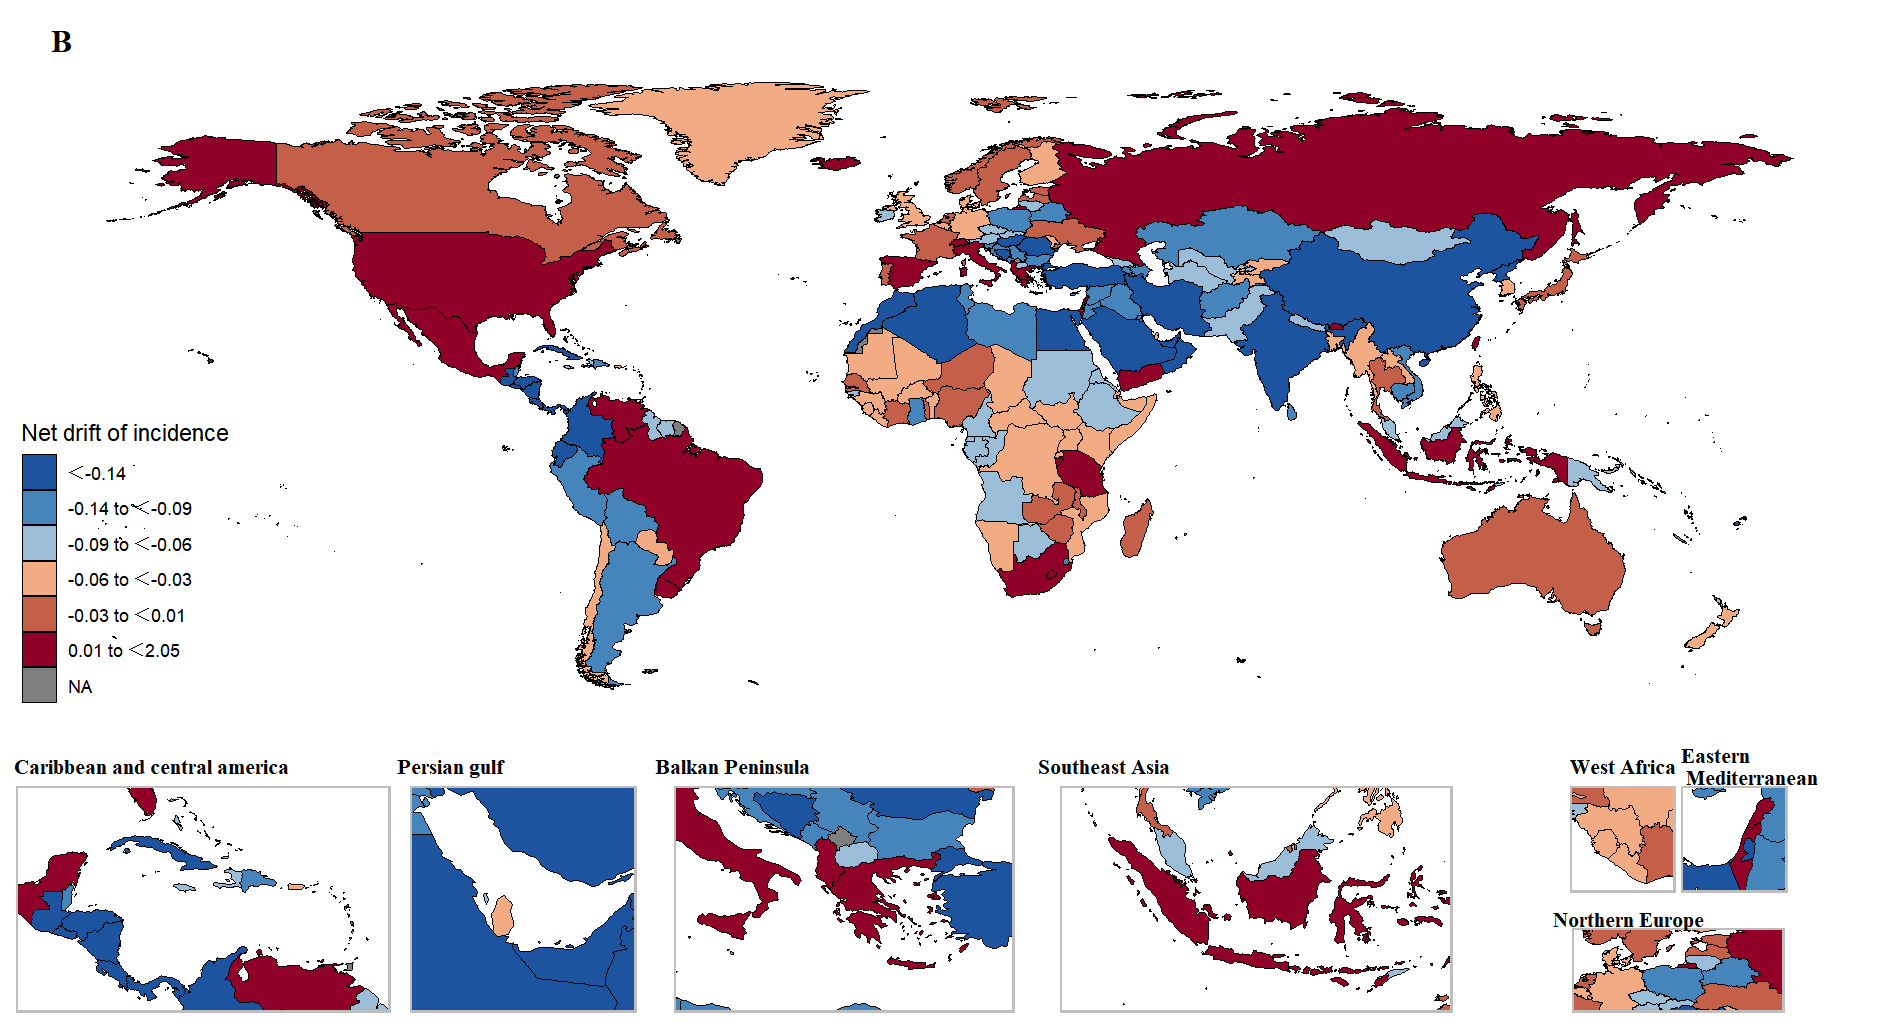

Write the R code that produced this figure.
#Source：Doi: 10.1016/j.jinf.2024.106250
#Date：2024-11-23
#Code: Yu Wang

library(ggmap)
library(maps)
library(dplyr)
library(readr)
EC <- read.csv("D:/map-style03-data-github.csv",header = T)  
APC_2021 <- subset(EC,EC$year=='1990-2021' & 
                     EC$metric== 'APC') 
APC_2021$val <- round(APC_2021$val,2) 
APC_2021$lower <- round(APC_2021$lower,2) 
APC_2021$upper <- round(APC_2021$upper,2) 
colnames(APC_2021)<-c("location","year","metric","val","lower","upper")
####  map for ASR
worldData <- map_data('world')
country_apc <- APC_2021
country_apc$location <- as.character(country_apc$location) 
###The purpose of the following code is to make the country name of the country_asr$location match the country name of the worldData
### Make your data mapped onto a map
country_apc$location[country_apc$location == 'United States of America'] = 'USA'
country_apc$location[country_apc$location == 'Russian Federation'] = 'Russia'
country_apc$location[country_apc$location == 'United Kingdom'] = 'UK'
country_apc$location[country_apc$location == 'Congo'] = 'Republic of Congo'
country_apc$location[country_apc$location == "Iran (Islamic Republic of)"] = 'Iran'
country_apc$location[country_apc$location == "Democratic People's Republic of Korea"] = 'North Korea'
country_apc$location[country_apc$location == "Taiwan (Province of China)"] = 'Taiwan'
country_apc$location[country_apc$location == "Republic of Korea"] = 'South Korea'
country_apc$location[country_apc$location == "United Republic of Tanzania"] = 'Tanzania'
country_apc$location[country_apc$location == "C?te d'Ivoire"] = 'Saint Helena'
country_apc$location[country_apc$location == "Bolivia (Plurinational State of)"] = 'Bolivia'
country_apc$location[country_apc$location == "Venezuela (Bolivarian Republic of)"] = 'Venezuela'
country_apc$location[country_apc$location == "Czechia"] = 'Czech Republic'
country_apc$location[country_apc$location == "Republic of Moldova"] = 'Moldova'
country_apc$location[country_apc$location == "Viet Nam"] = 'Vietnam'
country_apc$location[country_apc$location == "Lao People's Democratic Republic"] = 'Laos'
country_apc$location[country_apc$location == "Syrian Arab Republic"] = 'Syria'
country_apc$location[country_apc$location == "North Macedonia"] = 'Macedonia'
country_apc$location[country_apc$location == "Micronesia (Federated States of)"] = 'Micronesia'
country_apc$location[country_apc$location == "Macedonia"] = 'North Macedonia'
country_apc$location[country_apc$location == "Trinidad and Tobago"] = 'Trinidad'
country_apc <- rbind(country_apc,country_apc[country_apc$location == "Trinidad",])
country_apc$location[country_apc$location == "Trinidad"] = 'Tobago'
country_apc$location[country_apc$location == "Cabo Verde"] = 'Cape Verde'
country_apc$location[country_apc$location == "United States Virgin Islands"] = 'Virgin Islands'
country_apc$location[country_apc$location == "Antigua and Barbuda"] = 'Antigu'
country_apc <- rbind(country_apc,country_apc[country_apc$location == "Antigu",])
country_apc$location[country_apc$location == "Antigu"] = 'Barbuda'
country_apc$location[country_apc$location == "Saint Kitts and Nevis"] = 'Saint Kitts'
country_apc <- rbind(country_apc,country_apc[country_apc$location == "Saint Kitts",])
country_apc$location[country_apc$location == "Saint Kitts"] = 'Nevis'
country_apc$location[country_apc$location == "Côte d'Ivoire"] = 'Ivory Coast'
country_apc$location[country_apc$location == "Saint Vincent and the Grenadines"] = 'Saint Vincent'
country_apc <- rbind(country_apc,country_apc[country_apc$location == "Saint Vincent",])
country_apc$location[country_apc$location == "Saint Vincent"] = 'Grenadines'
country_apc$location[country_apc$location == "Eswatini"] = 'Swaziland'
country_apc$location[country_apc$location == "Brunei Darussalam"] = 'Brunei'
country_apc$location[country_apc$location == "Coted'Ivoire"] = "Ivory Coast"


worldData <- map_data('world')
worldData<-worldData[-c(2325:6982),]
total <- full_join(worldData,country_apc,by = c('region'='location'))

p <- ggplot()
total <- total %>% mutate(val2 = cut(val, breaks = c(-1,-0.14,-0.09,-0.06,-0.03,0.01,2.05),
                                     labels = c("＜-0.14","-0.14 to ＜-0.09","-0.09 to ＜-0.06",
                                                "-0.06 to ＜-0.03","-0.03 to ＜0.01",
                                                "0.01 to ＜2.05"),  
                                     include.lowest = T,right = T))
p2 <- p + geom_polygon(data=total, 
                       aes(x=long, y=lat, group = group,fill=val2),
                       colour="black",linewidth = .2) + 
  scale_fill_manual(values=c("#1C54A0","#4685BB","#9BBDD8",
                             "#F3AB84","#C45F49","#910029"))+
  theme_void()+labs(x="", y="")+
  guides(fill = guide_legend(title='Net drift of incidence'))+
  theme( legend.position = "inside",
         legend.position.inside = c(.06,.25))
p2 <- p2 + ggtitle("B")+
  theme(plot.title = element_text(color = "black",
                                  size=15,
                                  family = "serif", 
                                  face = "bold",     
                                  hjust = 0.02,          
                                  vjust = 0,          
                                  angle = 0))         
#Caribbean and central america
p3 <- p2+
  coord_sf(xlim = c(-59,-92),ylim = c(27,7))+
  theme(legend.position = "none",
        panel.border = element_rect(color = "grey",linewidth = 1,fill=NA),
        plot.margin = margin(t = 0.5,  
                             r = 0.5,  
                             b = 0.5,  
                             l = 0.5,  
                             unit = "mm"))
p3 <- p3 + ggtitle("Caribbean and central america")+
  theme(plot.title = element_text(color = "black",
                                  size=10,
                                  family = "serif", 
                                  face = "bold",     
                                  hjust = 0,         
                                  vjust = 0.5,          
                                  angle = 0))         
#Persian gulf
p4 <- p2+
  coord_sf(xlim = c(48,56),ylim = c(30,22))+
  theme(legend.position = "none",
        panel.border = element_rect(color = "grey",linewidth = 1,fill=NA),
        plot.margin = margin(t = 0.5,  
                             r = 0.5,  
                             b = 0.5,  
                             l = 0.5,  
                             unit = "mm"))
p4 <- p4 + ggtitle("Persian gulf")+
  theme(plot.title = element_text(color = "black",
                                  size=10,
                                  family = "serif", 
                                  face = "bold",    
                                  hjust = 0,          
                                  vjust = 0.5,          
                                  angle = 0))         
#Balkan Peninsula
p5 <- p2+
  coord_sf(xlim = c(12,30),ylim = c(33,45))+
  theme(legend.position = "none",
        panel.border = element_rect(color = "grey",linewidth = 1,fill=NA),
        plot.margin = margin(t = 0.5,  
                             r = 0.5,  
                             b = 0.5,  
                             l = 0.5,  
                             unit = "mm"))
p5 <- p5 + ggtitle("Balkan Peninsula")+
  theme(plot.title = element_text(color = "black",
                                  size=10,
                                  family = "serif", 
                                  face = "bold",     
                                  hjust = 0,         
                                  vjust = 0.5,          
                                  angle = 0))        
#southeast Asia
p6 <- p2+
  coord_sf(xlim = c(92,130),ylim = c(10,-12))+
  theme(legend.position = "none",
        panel.border = element_rect(color = "grey",linewidth = 1,fill=NA),
        plot.margin = margin(t = 0.5, 
                             r = 0.5,  
                             b = 0.5, 
                             l = 0.5,  
                             unit = "mm"))
p6 <- p6 + ggtitle("Southeast Asia")+
  theme(plot.title = element_text(color = "black",
                                  size=10,
                                  family = "serif", 
                                  face = "bold",     
                                  hjust = 0,          
                                  vjust = 0.5,          
                                  angle = 0))         
#West Africa
p7 <- p2+
  coord_sf(xlim = c(-15,-5),ylim = c(4,14))+
  theme(legend.position = "none",
        panel.border = element_rect(color = "grey",linewidth = 1,fill=NA),
        plot.margin = margin(t = 0.5,  
                             r = 0.5,  
                             b = 0.5,  
                             l = 0.5,  
                             unit = "mm"))
p7 <- p7 + ggtitle("West Africa")+
  theme(plot.title = element_text(color = "black",
                                  size=10,
                                  family = "serif", 
                                  face = "bold",     
                                  hjust = 0,          
                                  vjust = 0.5,          
                                  angle = 0))         
#eastern Mediterranean
p8 <- p2+
  coord_sf(xlim = c(32,37),ylim = c(35,30))+
  theme(legend.position = "none",
        panel.border = element_rect(color = "grey",linewidth = 1,fill=NA),
        plot.margin = margin(t = 0.5,  
                             r = 0.5,  
                             b = 0.5,  
                             l = 0.5,  
                             unit = "mm"))
p8 <- p8 + ggtitle("Eastern \n Mediterranean")+
  theme(plot.title = element_text(color = "black",
                                  size=10,
                                  family = "serif", 
                                  face = "bold",     
                                  hjust = 0,         
                                  vjust = 0.5,         
                                  angle = 0))        
#northern Europe
p9 <- p2+
  coord_sf(xlim = c(5,35),ylim = c(60,48))+
  theme(legend.position = "none",
        panel.border = element_rect(color = "grey",linewidth = 1,fill=NA),
        plot.margin = margin(t = 0.5,  
                             r = 0.5,  
                             b = 0.5,  
                             l = 0.5,  
                             unit = "mm"))
p9 <- p9 + ggtitle("Northern Europe")+
  theme(plot.title = element_text(color = "black",
                                  size=10,
                                  family = "serif", 
                                  face = "bold",     
                                  hjust = 0.3,         
                                  vjust = 0.5,         
                                  angle = 0))         

library(patchwork)
p10 <- p7+p8-p9+plot_layout(ncol = 1,heights=c(15/12,1))
final_plot = p3+p4+p5+p6+plot_layout(ncol=4,widths = c(3/2,1,15/10,19/11))
layout <- "
AAAAAAAAAAAAAA
AAAAAAAAAAAAAA
AAAAAAAAAAAAAA
AAAAAAAAAAAAAA
AAAAAAAAAAAAAA
AAAAAAAAAAAAAA
BBBBBBBBBBBFFF
BBBBBBBBBBBFFF
"
pB <- p2 + final_plot + p10 + plot_layout(design = layout)
pB
